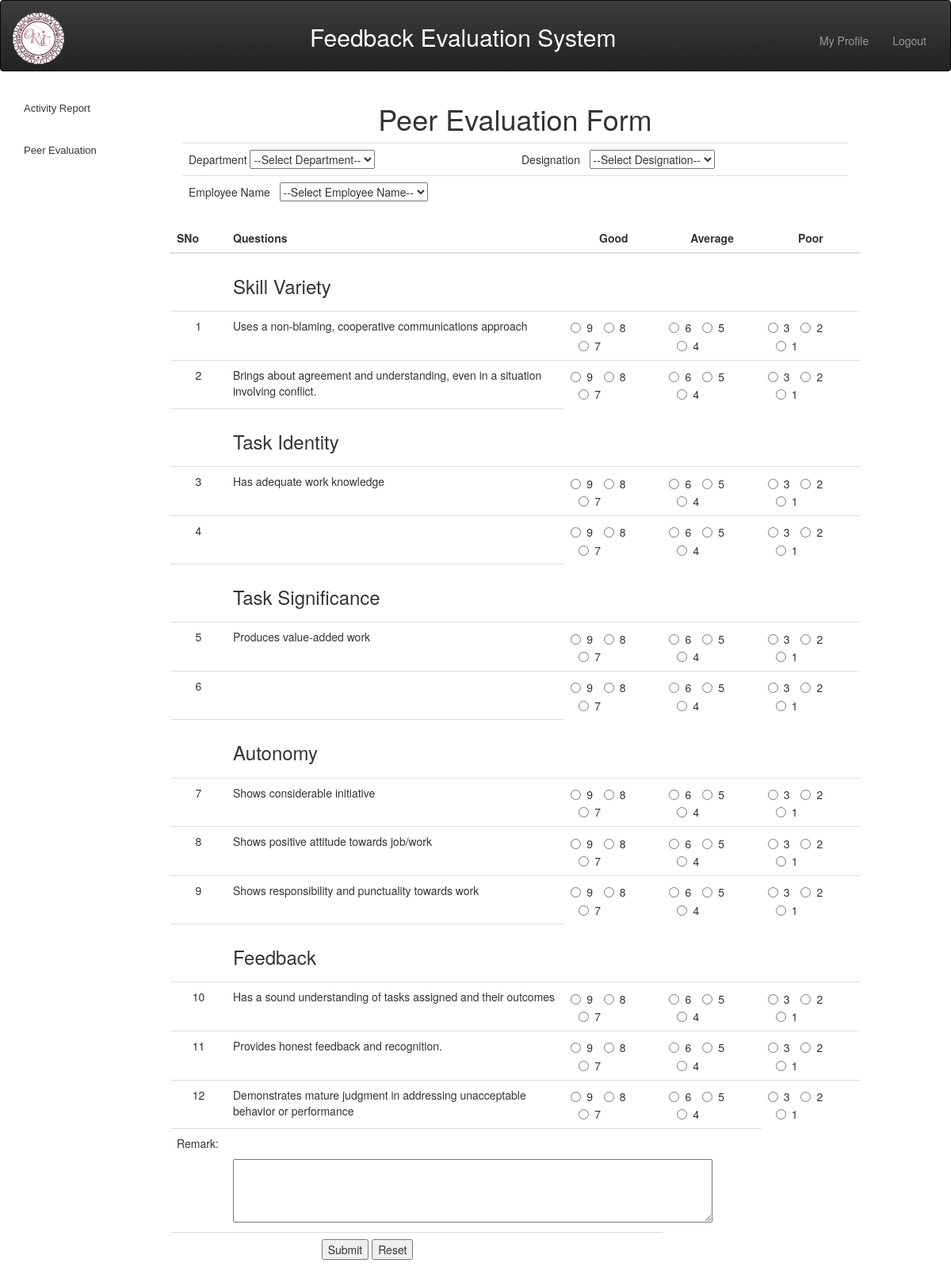
/php/peerEva.php (signed in), run on the app's committed database.
### tables this page shows
CREATE TABLE `feedback_ques_master` (
  `q_id` int(20) NOT NULL,
  `ques` varchar(255) NOT NULL,
  `one_word` varchar(255) NOT NULL DEFAULT 'People/Human Relations'
);

### php/peerEva.php (the view, shortened to what this page needs)
<?php
    include("../includes/config_db.php");
?>
<!DOCTYPE html>
<html lang="en">
<head>
    <link rel="stylesheet" type="text/css" href="../css/bootstrap.min.css">
    <link rel="stylesheet" type="text/css" href="../css/style.css">
     <link rel="stylesheet" href="../css/bootstrap-theme.min.css">
</head>
<body>
  <?php include('login_header.php'); ?>
<div class="col-lg-2"><?php include('sidebar.php');?></div>
<div class="col-lg-9">
      <?php $sql = "SELECT * FROM feedback_form WHERE formName='Peer Evaluation Form' and activate='disabled'";
$result = mysqli_query($conn,$sql) or die(mysql_error());
    if ($result->num_rows > 0)
    {
       echo "<div class=\"alert alert-info\" role=\"alert\"><b>Currently you are not allowed to access Peer Evaluation Form</b></div>";
    }
else
{?>
       <div><h1 class="text-center">Peer Evaluation Form</h1></div>
	<form action="submit_feedback_peerEva.php" method="post" name="feedback_form">
      <table class="table">
      <tr class="col-lg-12">
		<td class="col-lg-3"> Department
       <?php
		echo "<select name='depId' id='department'>";
        echo "<option value=''>--Select Department--</option>";
                echo "</select>";
				?>
                    </td>
                 <td class="col-lg-3"> Designation &nbsp;
       <select name='desId' id="designation">
            <option value="">--Select Designation--</option>
                        </select>
            </td>
          </tr>
				 <tr class="col-lg-12">
		<td class="col-lg-3"> Employee Name &nbsp;
            <select name='empId' id="employees">
               <option value="">--Select Employee Name--</option>
                        </select>
			</td>
          </tr>
		  <table class="table">
		  <thead>
		  <tr>
                 <th width="8%" class="rounded-company" align="center">SNo</th>
                 <th width="48%" class="rounded-q1" align="center">Questions</th>
                 <th width="14%" class="rounded-q4 text-center">Good</th>
                 <th width="14%" class="rounded-q4 text-center">Average</th>
                 <th width="14%" class="rounded-q4 text-center">Poor</th>
        </tr>
		  </thead>
		  <?php
			$sql_que_2="SELECT DISTINCT one_word FROM feedback_ques_master";
			$res_que_2=mysqli_query($conn,$sql_que_2) or die(mysql_error());
			$i=1;
			while($row_que_2=mysqli_fetch_array($res_que_2))
			{
			echo "<tr><td></td><td><h3>".$row_que_2['one_word']."</h3></td></tr>";
			$sql_que="select * from feedback_ques_master";
			$res_que=mysqli_query($conn,$sql_que) or die(mysql_error());
				while($row_que=mysqli_fetch_array($res_que))
				{
				if($row_que['one_word']==$row_que_2['one_word'])
				{
				echo "<tr>";
				echo "<td align=\"center\">".$i."</td>";
				echo "<td>".$row_que['ques']."</td>";
				echo "<td><label class=\"radio-inline\"><input type=\"radio\" name=\"ans_$i\" value=\"9\">9</label>
                <label class=\"radio-inline\"><input type=\"radio\" name=\"ans_$i\" value=\"8\">8</label>
                <label class=\"radio-inline\"><input type=\"radio\" name=\"ans_$i\" value=\"7\">7</label>
                </td>
                <td>
                <label class=\"radio-inline\"><input type=\"radio\" name=\"ans_$i\" value=\"6\">6</label>
                <label class=\"radio-inline\"><input type=\"radio\" name=\"ans_$i\" value=\"5\">5</label>
                <label class=\"radio-inline\"><input type=\"radio\" name=\"ans_$i\" value=\"4\">4</label>
                </td>
                <td>
                <label class=\"radio-inline\"><input type=\"radio\" name=\"ans_$i\" value=\"3\">3</label>
                <label class=\"radio-inline\"><input type=\"radio\" name=\"ans_$i\" value=\"2\">2</label>
                <label class=\"radio-inline\"><input type=\"radio\" name=\"ans_$i\" value=\"1\">1</label>            </td>";
				echo "</tr>";$i++;
			}
				}
			}
		  ?>
		  <tr>
		  <td width="6%">Remark:</td>
		  <td colspan="3"><textarea name="remark" style="width:605px; height:80px; margin-top: 30px;" onkeypress="return isCharOnly(event);" tabindex="16"></textarea></td>
		  </tr>
		  	<tr>
				<td colspan="2"  class="rounded-foot-left" align="center"><input class="button" type="submit" name="submit" value="Submit" tabindex="17"/>&nbsp;<input type="reset" name="reset" value="Reset" tabindex="18" class="button"/></td>
				<td align="center" class="rounded-foot-right"></td>
			</tr>
		  </table>
         </table>
    </form>
  </div>
<?php } ?>
</body>
</html>

### css/style.css (style rules this page uses)
body { overflow-x: hidden; }

### data on the page
feedback_ques_master: ques "Uses a non-blaming, cooperative communications approach"
feedback_ques_master: ques "Brings about agreement and understanding, even in a situation involving conflict."
feedback_ques_master: ques "Has adequate work knowledge"
feedback_ques_master: ques "Produces value-added work"
feedback_ques_master: ques "Shows considerable initiative"
feedback_ques_master: ques "Shows positive attitude towards job/work"
feedback_ques_master: ques "Shows responsibility and punctuality towards work"
feedback_ques_master: ques "Has a sound understanding of tasks assigned and their outcomes"
feedback_ques_master: ques "Provides honest feedback and recognition."
feedback_ques_master: ques "Demonstrates mature judgment in addressing unacceptable behavior or performance"

### other printed values
$row_que_2['one_word'] "Skill Variety"
$row_que_2['one_word'] "Task Identity"
$row_que_2['one_word'] "Task Significance"
$row_que_2['one_word'] "Autonomy"
$row_que_2['one_word'] "Feedback"
